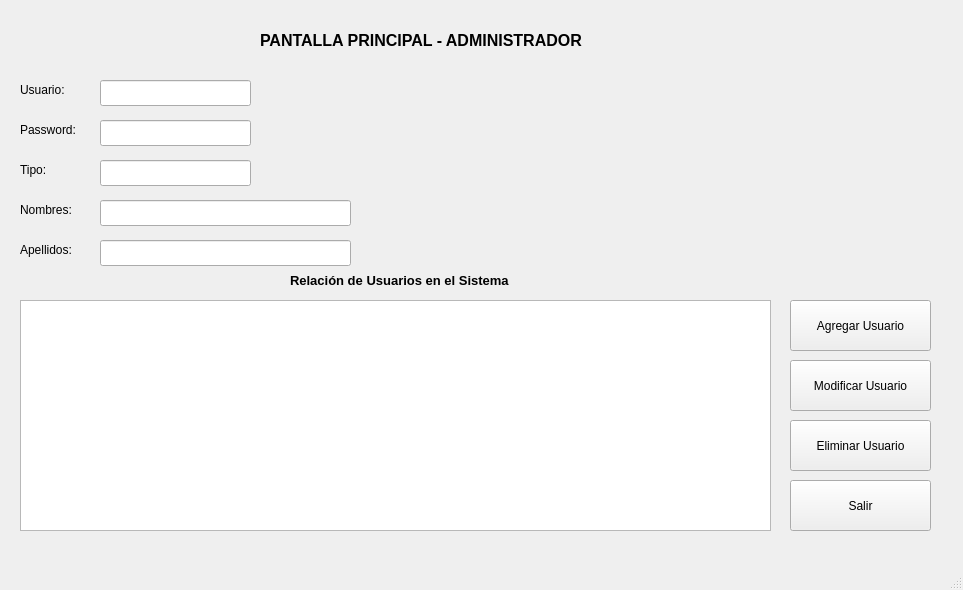
<?xml version="1.0" encoding="UTF-8"?>
<ui version="4.0">
 <class>fAdministrador</class>
 <widget class="QMainWindow" name="fAdministrador">
  <property name="geometry">
   <rect>
    <x>0</x>
    <y>0</y>
    <width>963</width>
    <height>590</height>
   </rect>
  </property>
  <property name="windowTitle">
   <string>MainWindow</string>
  </property>
  <widget class="QWidget" name="centralwidget">
   <widget class="QLabel" name="label">
    <property name="geometry">
     <rect>
      <x>260</x>
      <y>0</y>
      <width>401</width>
      <height>81</height>
     </rect>
    </property>
    <property name="font">
     <font>
      <pointsize>12</pointsize>
      <bold>true</bold>
     </font>
    </property>
    <property name="text">
     <string>PANTALLA PRINCIPAL - ADMINISTRADOR</string>
    </property>
   </widget>
   <widget class="QPushButton" name="btnSalir">
    <property name="geometry">
     <rect>
      <x>790</x>
      <y>480</y>
      <width>141</width>
      <height>51</height>
     </rect>
    </property>
    <property name="text">
     <string>Salir</string>
    </property>
   </widget>
   <widget class="QLabel" name="label_2">
    <property name="geometry">
     <rect>
      <x>20</x>
      <y>80</y>
      <width>63</width>
      <height>20</height>
     </rect>
    </property>
    <property name="text">
     <string>Usuario:</string>
    </property>
   </widget>
   <widget class="QLineEdit" name="lineEdit">
    <property name="geometry">
     <rect>
      <x>100</x>
      <y>80</y>
      <width>151</width>
      <height>26</height>
     </rect>
    </property>
   </widget>
   <widget class="QLabel" name="label_3">
    <property name="geometry">
     <rect>
      <x>20</x>
      <y>120</y>
      <width>63</width>
      <height>20</height>
     </rect>
    </property>
    <property name="text">
     <string>Password:</string>
    </property>
   </widget>
   <widget class="QLineEdit" name="lineEdit_2">
    <property name="geometry">
     <rect>
      <x>100</x>
      <y>120</y>
      <width>151</width>
      <height>26</height>
     </rect>
    </property>
   </widget>
   <widget class="QLabel" name="label_4">
    <property name="geometry">
     <rect>
      <x>20</x>
      <y>160</y>
      <width>63</width>
      <height>20</height>
     </rect>
    </property>
    <property name="text">
     <string>Tipo:</string>
    </property>
   </widget>
   <widget class="QLineEdit" name="lineEdit_3">
    <property name="geometry">
     <rect>
      <x>100</x>
      <y>160</y>
      <width>151</width>
      <height>26</height>
     </rect>
    </property>
   </widget>
   <widget class="QLabel" name="label_5">
    <property name="geometry">
     <rect>
      <x>20</x>
      <y>200</y>
      <width>63</width>
      <height>20</height>
     </rect>
    </property>
    <property name="text">
     <string>Nombres:</string>
    </property>
   </widget>
   <widget class="QLineEdit" name="lineEdit_4">
    <property name="geometry">
     <rect>
      <x>100</x>
      <y>200</y>
      <width>251</width>
      <height>26</height>
     </rect>
    </property>
   </widget>
   <widget class="QLabel" name="label_6">
    <property name="geometry">
     <rect>
      <x>20</x>
      <y>240</y>
      <width>63</width>
      <height>20</height>
     </rect>
    </property>
    <property name="text">
     <string>Apellidos:</string>
    </property>
   </widget>
   <widget class="QLineEdit" name="lineEdit_5">
    <property name="geometry">
     <rect>
      <x>100</x>
      <y>240</y>
      <width>251</width>
      <height>26</height>
     </rect>
    </property>
   </widget>
   <widget class="QPushButton" name="btnSalir_2">
    <property name="geometry">
     <rect>
      <x>790</x>
      <y>300</y>
      <width>141</width>
      <height>51</height>
     </rect>
    </property>
    <property name="text">
     <string>Agregar Usuario</string>
    </property>
   </widget>
   <widget class="QPushButton" name="btnSalir_3">
    <property name="geometry">
     <rect>
      <x>790</x>
      <y>360</y>
      <width>141</width>
      <height>51</height>
     </rect>
    </property>
    <property name="text">
     <string>Modificar Usuario</string>
    </property>
   </widget>
   <widget class="QPushButton" name="btnSalir_4">
    <property name="geometry">
     <rect>
      <x>790</x>
      <y>420</y>
      <width>141</width>
      <height>51</height>
     </rect>
    </property>
    <property name="text">
     <string>Eliminar Usuario</string>
    </property>
   </widget>
   <widget class="QTableView" name="tableView">
    <property name="geometry">
     <rect>
      <x>20</x>
      <y>300</y>
      <width>751</width>
      <height>231</height>
     </rect>
    </property>
   </widget>
   <widget class="QLabel" name="label_7">
    <property name="geometry">
     <rect>
      <x>290</x>
      <y>270</y>
      <width>291</width>
      <height>20</height>
     </rect>
    </property>
    <property name="font">
     <font>
      <pointsize>10</pointsize>
      <bold>true</bold>
     </font>
    </property>
    <property name="text">
     <string>Relación de Usuarios en el Sistema</string>
    </property>
   </widget>
  </widget>
  <widget class="QStatusBar" name="statusbar"/>
 </widget>
 <resources/>
 <connections/>
</ui>
